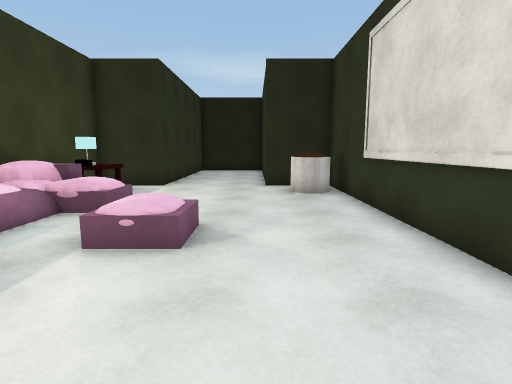
[1] (above)

12 first-person views from a walk through a scene from a Unity 3-D project. The camera is 1.4 m above the floor, tilts 8° down and sees 80° across. The floor is counted in squares, 1 m on a side. Each view is taken from the middle of a square. On the plan, view 1 faces up. The plan holds only what a view shows up to about 14 squares ahead; the rest is blank. The place goes on beyond the plan. The player character is not drawn. Surface patterns are stand-ins for the level's own textures.

[2]
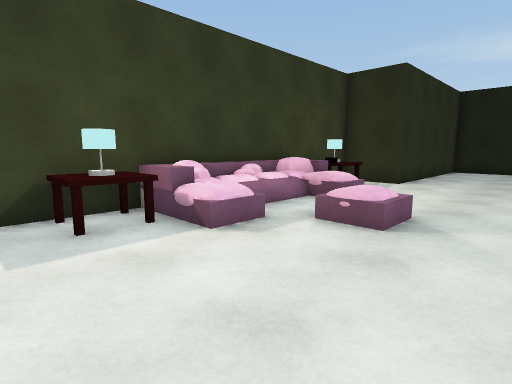

[3]
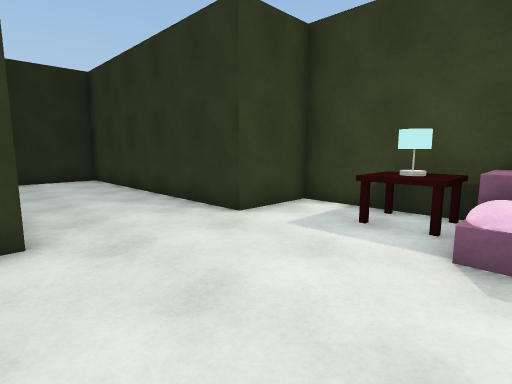

[4]
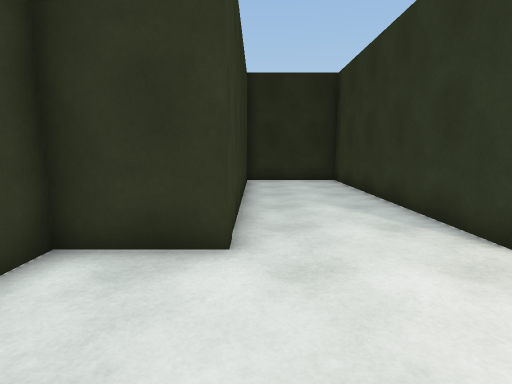

[5]
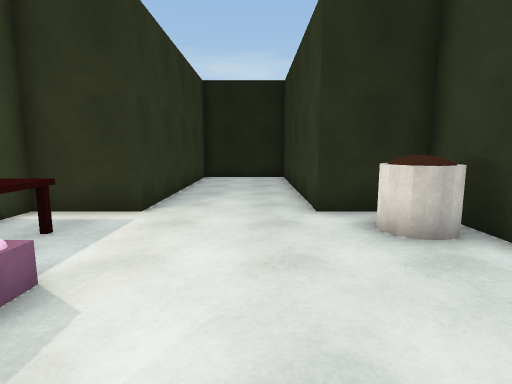

[6]
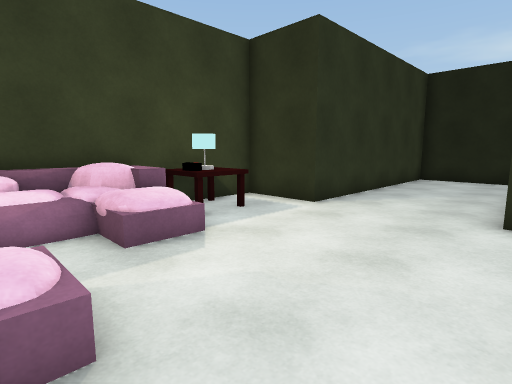

[7]
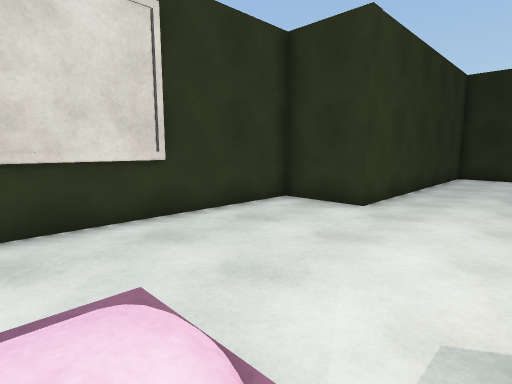

[8]
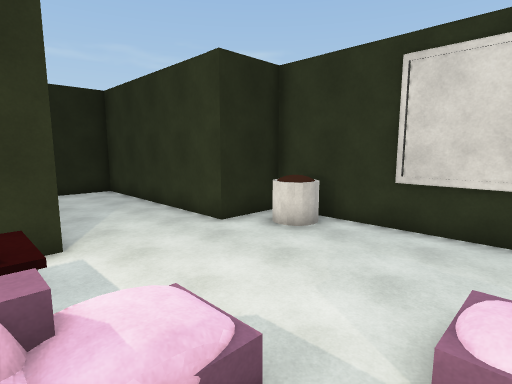

[9]
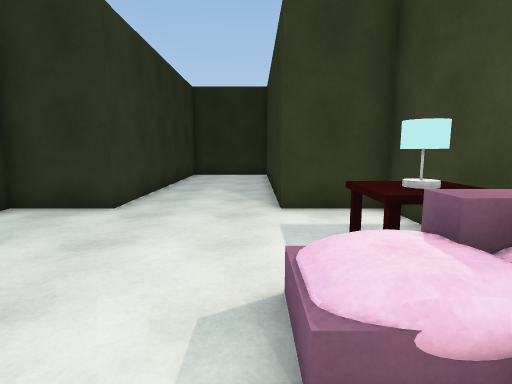

[10]
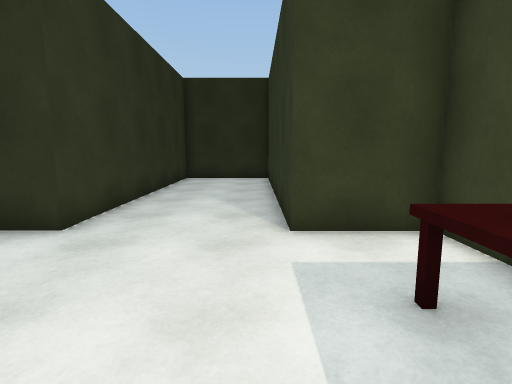

[11]
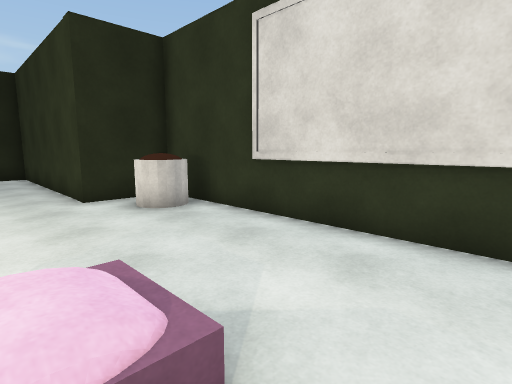

[12]
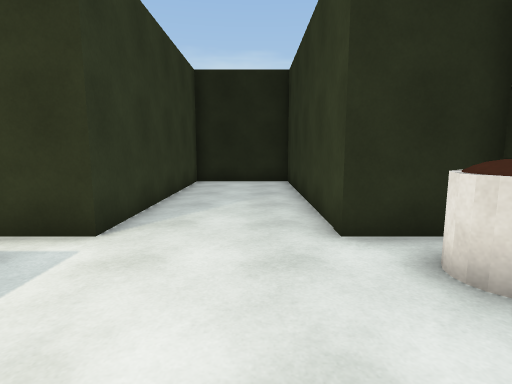

### Floor plan
Points are (right, up) in squares from view 1. A wall is a line through its corners. A room is listed if a view was taken in it or the views show most of it. See-through windows are left out.
Room 1 (views 1, 2, 3, 4, 5, 6, 7, 8, 9, 10, 11, 12)
walls: (0.4, -2.1) (2.9, -2.1) (2.9, 11.8) (0.4, 11.8) (0.4, 20.4) (-3.6, 20.4) (-3.6, 11.8) (-6.1, 11.8) (-6.1, -2.1) (-3.6, -2.1) (-3.6, -11.8) (0.4, -11.8) (0.4, -2.1)
objects: sofa (-6, 3) to (-4, 3); table (-5, 1) to (-4, 2); sofa (-5, 7); table (-5, 10); other object (-2, 4); other object (2, 10)

Positions as (right, up) in squares from view 1, and headings:
1: (0, 0), facing up
2: (1, -1), facing up-left
3: (1, 3), facing down-left
4: (0, 2), facing down
5: (-1, 5), facing up
6: (1, 5), facing up-left
7: (-3, 5), facing down-right
8: (-5, 5), facing up-right
9: (-3, 5), facing down
10: (-3, 3), facing down
11: (-2, 3), facing up-right
12: (-1, 7), facing up
